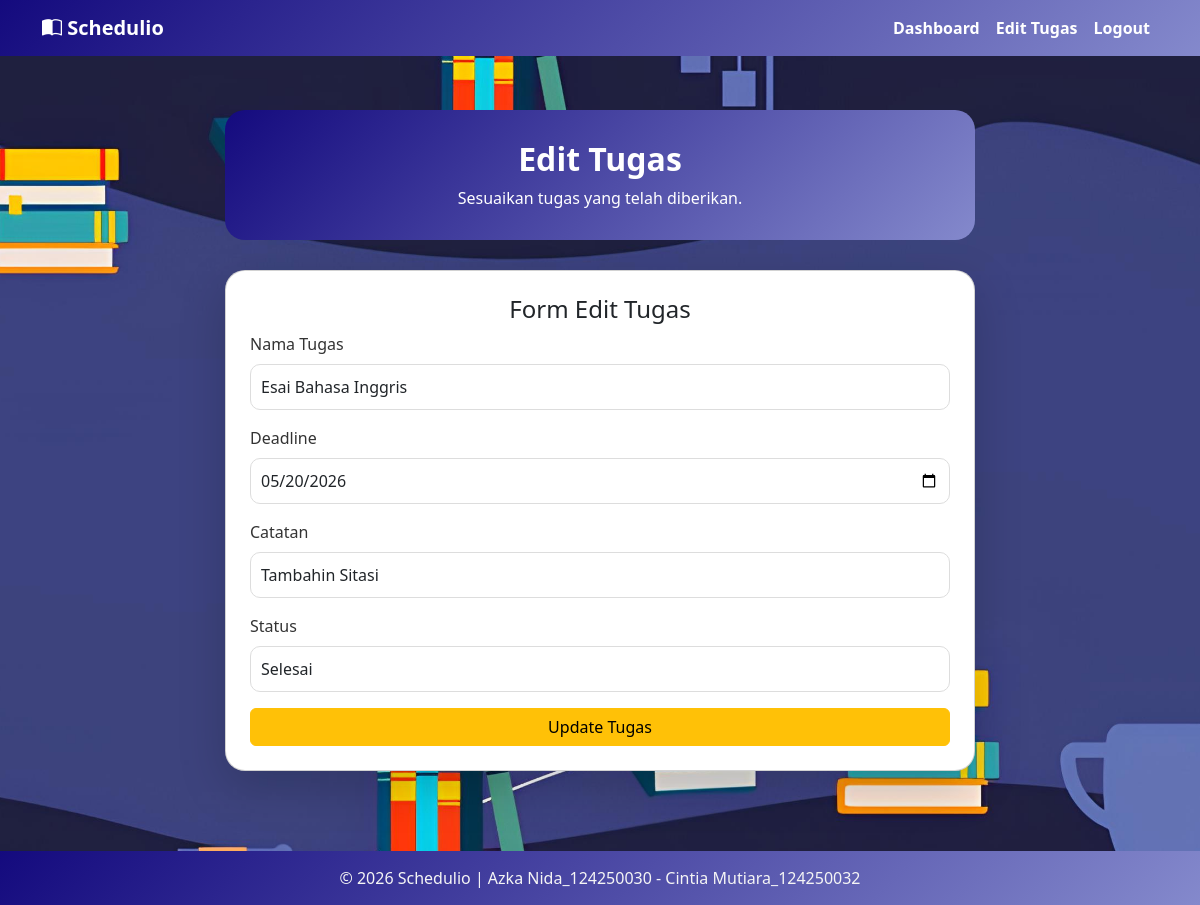
The page /editTugas.php?id=12 on the database its author committed.
### tables this page shows
CREATE TABLE `tugas` (
  `id` int(11) NOT NULL,
  `user_id` int(11) DEFAULT NULL,
  `nama_tugas` varchar(100) DEFAULT NULL,
  `deadline` date DEFAULT NULL,
  `catatan` text DEFAULT NULL,
  `status` enum('Belum','Selesai') DEFAULT 'Belum'
);

### editTugas.php (the view, shortened to what this page needs)
<?php
include 'koneksi.php';
$id = $_GET['id'];
$data = mysqli_fetch_assoc(mysqli_query($koneksi, "SELECT * FROM tugas WHERE id='$id'"));
?>
<!DOCTYPE html>
<html lang="en">
<head>
    <link href="https://cdn.jsdelivr.net/npm/bootstrap@5.3.8/dist/css/bootstrap.min.css" rel="stylesheet">
    <link rel="stylesheet" href="https://cdn.jsdelivr.net/npm/bootstrap-icons@1.13.1/font/bootstrap-icons.min.css">
</head>
<body>
    <nav class="navbar navbar-expand-lg navbar-dark">
        <div class="container">
            <a class="navbar-brand"><i class="bi bi-book-half"></i> Schedulio</a>
            <div class="collapse navbar-collapse" id="navbarNav">
                <ul class="navbar-nav ms-auto">
                    <li class="nav-item">
                        <a class="nav-link" href="dashboard.php">Dashboard</a>
                    </li>
                    <li class="nav-item">
                        <a class="nav-link active" href="#">Edit Tugas</a>
                    </li>
                    <li class="nav-item">
                        <a class="nav-link" href="logout.php">Logout</a>
                    </li>
                </ul>
            </div>
        </div>
    </nav>
    <div class="container main-container">
        <div class="header">
            <h2>Edit Tugas</h2>
            <p class="mb-0">
                Sesuaikan tugas yang telah diberikan.
            </p>
        </div>
        <div class="card p-4 shadow-lg mx-auto edit-card">
            <h4 class="mb-2 text-center">Form Edit Tugas</h4>
            <form method="POST">
                <div class="mb-3">
                    <label class="form-label">Nama Tugas</label>
                    <input type="text" name="nama_tugas" class="form-control" placeholder="Masukkan nama tugas" value="<?= $data['nama_tugas']; ?>" required>
                </div>
                <div class="mb-3">
                    <label class="form-label">Deadline</label>
                    <input type="date" name="deadline" class="form-control" value="<?= $data['deadline']; ?>" required>
                </div>
                <div class="mb-3">
                    <label class="form-label">Catatan</label>
                    <input type="text" name="catatan" class="form-control" placeholder="Masukkan catatan tugas" value="<?= $data['catatan']; ?>">
                </div>
                <div class="mb-3">
                    <label class="form-label">Status</label>
                    <select name="status" class="form-control">
                        <option value="Selesai"<?= ($data['status']=='Selesai') ? 'selected' : ''; ?>>Selesai</option>
                    </select>
                </div>
                <button type="submit" name="update" class="btn btn-warning w-100 btn-custom">
                    Update Tugas
                </button>
            </form>
        </div>
    </div>
    <footer class="text-center text-lg-start">
      <div class="text-center" style="color: whitesmoke;">
        © 2026 Schedulio | Azka Nida_124250030 - Cintia Mutiara_124250032
      </div>
    </footer>
</body>
</html>

### editTugas.php (style rules this page uses)
body { background: url('img/bghome.jpeg') no-repeat center center fixed; background-size: cover; background-color: rgb(150, 158, 209); padding-top: 70px; }
.navbar { background: linear-gradient(135deg, #140a7e, #8489cc); position: fixed; top: 0; width: 100%; z-index: 1000; }
.navbar-brand, .nav-link { font-weight: bold; color: white; }
footer { background: linear-gradient(135deg, #140a7e, #8489cc); color: white; text-align: center; padding: 15px; margin-top: 40px; }
.form-control { border-radius: 10px; padding: 10px; border: 1px solid #ddd; }
.main-container { padding: 40px 20px; }
.header { background: linear-gradient(135deg, #140a7e, #8489cc); color: white; padding: 30px; border-radius: 20px; text-align: center; margin-bottom: 30px; max-width: 750px; margin-left: auto; margin-right: auto; }
.header h2 { font-weight: bold; }
.card { background: white; border-radius: 20px; padding: 30px; box-shadow: 0 5px 15px rgba(0,0,0,0.05); }
.edit-card { max-width: 750px; margin: 0 auto; }
.form-label { font-weight: 500; margin-bottom: 8px; color: #333; }

### rows shown on the page
tugas: nama_tugas "Esai Bahasa Inggris", deadline "05/20/2026", catatan "Tambahin Sitasi", status "Selesai"
